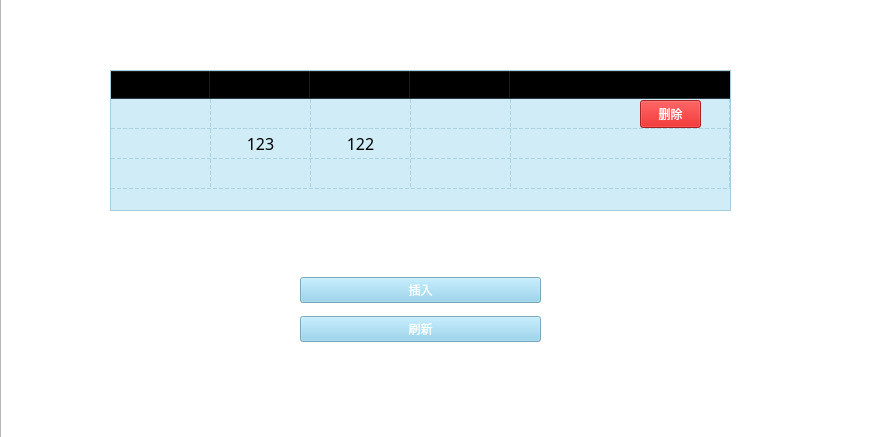
<?xml version="1.0" encoding="UTF-8"?>
<ui version="4.0">
 <class>Form</class>
 <widget class="QWidget" name="Form">
  <property name="geometry">
   <rect>
    <x>0</x>
    <y>0</y>
    <width>877</width>
    <height>437</height>
   </rect>
  </property>
  <property name="windowTitle">
   <string>Form</string>
  </property>
  <property name="styleSheet">
   <string notr="true"/>
  </property>
  <widget class="QPushButton" name="pushButton_4">
   <property name="geometry">
    <rect>
     <x>640</x>
     <y>100</y>
     <width>61</width>
     <height>28</height>
    </rect>
   </property>
   <property name="styleSheet">
    <string notr="true">QPushButton{
background-color:rgba(210,0,0,200);
color:#ffffff;
}</string>
   </property>
   <property name="text">
    <string>删除</string>
   </property>
  </widget>
  <widget class="QTableView" name="tableView">
   <property name="geometry">
    <rect>
     <x>0</x>
     <y>-10</y>
     <width>881</width>
     <height>461</height>
    </rect>
   </property>
   <property name="styleSheet">
    <string notr="true">QTableView {
border-image:url(C:/Users/CZQ/Desktop/czq_dev/All/churuku_query/new/登录背景.jpg);
}</string>
   </property>
   <property name="textElideMode">
    <enum>Qt::ElideLeft</enum>
   </property>
   <attribute name="verticalHeaderVisible">
    <bool>false</bool>
   </attribute>
  </widget>
  <widget class="QWidget" name="verticalLayoutWidget">
   <property name="geometry">
    <rect>
     <x>300</x>
     <y>270</y>
     <width>241</width>
     <height>80</height>
    </rect>
   </property>
   <layout class="QVBoxLayout" name="verticalLayout">
    <item>
     <widget class="QPushButton" name="pushButton_5">
      <property name="font">
       <font>
        <family>微软雅黑</family>
       </font>
      </property>
      <property name="styleSheet">
       <string notr="true">QPushButton{
background-color:rgba(135,206,235,200);
color:#ffffff;
}</string>
      </property>
      <property name="text">
       <string>插入</string>
      </property>
     </widget>
    </item>
    <item>
     <widget class="QPushButton" name="pushButton">
      <property name="font">
       <font>
        <family>微软雅黑</family>
       </font>
      </property>
      <property name="styleSheet">
       <string notr="true">QPushButton{
background-color:rgba(135,206,235,200);
color:#ffffff;
}</string>
      </property>
      <property name="text">
       <string>刷新</string>
      </property>
     </widget>
    </item>
   </layout>
  </widget>
  <widget class="QTableWidget" name="tableWidget_2">
   <property name="geometry">
    <rect>
     <x>110</x>
     <y>70</y>
     <width>621</width>
     <height>141</height>
    </rect>
   </property>
   <property name="font">
    <font>
     <family>微软雅黑</family>
     <pointsize>12</pointsize>
    </font>
   </property>
   <property name="styleSheet">
    <string notr="true">background-color:rgba(135,206,235,100);</string>
   </property>
   <property name="sizeAdjustPolicy">
    <enum>QAbstractScrollArea::AdjustToContents</enum>
   </property>
   <property name="gridStyle">
    <enum>Qt::DashLine</enum>
   </property>
   <attribute name="horizontalHeaderVisible">
    <bool>true</bool>
   </attribute>
   <attribute name="horizontalHeaderHighlightSections">
    <bool>true</bool>
   </attribute>
   <attribute name="horizontalHeaderStretchLastSection">
    <bool>true</bool>
   </attribute>
   <attribute name="verticalHeaderVisible">
    <bool>false</bool>
   </attribute>
   <row>
    <property name="text">
     <string>新建行</string>
    </property>
    <property name="textAlignment">
     <set>AlignCenter</set>
    </property>
   </row>
   <row>
    <property name="text">
     <string>新建行</string>
    </property>
    <property name="textAlignment">
     <set>AlignCenter</set>
    </property>
   </row>
   <row>
    <property name="text">
     <string>新建行</string>
    </property>
    <property name="textAlignment">
     <set>AlignCenter</set>
    </property>
   </row>
   <column>
    <property name="text">
     <string>新建列</string>
    </property>
    <property name="textAlignment">
     <set>AlignCenter</set>
    </property>
    <property name="background">
     <color>
      <red>0</red>
      <green>0</green>
      <blue>0</blue>
     </color>
    </property>
    <property name="foreground">
     <brush brushstyle="NoBrush">
      <color alpha="255">
       <red>0</red>
       <green>0</green>
       <blue>0</blue>
      </color>
     </brush>
    </property>
   </column>
   <column>
    <property name="text">
     <string>新建列</string>
    </property>
    <property name="textAlignment">
     <set>AlignCenter</set>
    </property>
   </column>
   <column>
    <property name="text">
     <string>新建列</string>
    </property>
    <property name="whatsThis">
     <string/>
    </property>
    <property name="font">
     <font>
      <family>微软雅黑</family>
     </font>
    </property>
    <property name="textAlignment">
     <set>AlignCenter</set>
    </property>
   </column>
   <column>
    <property name="text">
     <string>新建列</string>
    </property>
    <property name="textAlignment">
     <set>AlignCenter</set>
    </property>
    <property name="background">
     <color>
      <red>0</red>
      <green>0</green>
      <blue>0</blue>
     </color>
    </property>
    <property name="foreground">
     <brush brushstyle="NoBrush">
      <color alpha="255">
       <red>0</red>
       <green>0</green>
       <blue>0</blue>
      </color>
     </brush>
    </property>
   </column>
   <column>
    <property name="text">
     <string/>
    </property>
   </column>
   <item row="1" column="1">
    <property name="text">
     <string>123</string>
    </property>
    <property name="textAlignment">
     <set>AlignCenter</set>
    </property>
   </item>
   <item row="1" column="2">
    <property name="text">
     <string>122</string>
    </property>
    <property name="textAlignment">
     <set>AlignCenter</set>
    </property>
   </item>
  </widget>
  <zorder>tableView</zorder>
  <zorder>tableWidget_2</zorder>
  <zorder>pushButton_4</zorder>
  <zorder>verticalLayoutWidget</zorder>
 </widget>
 <resources/>
 <connections/>
</ui>
